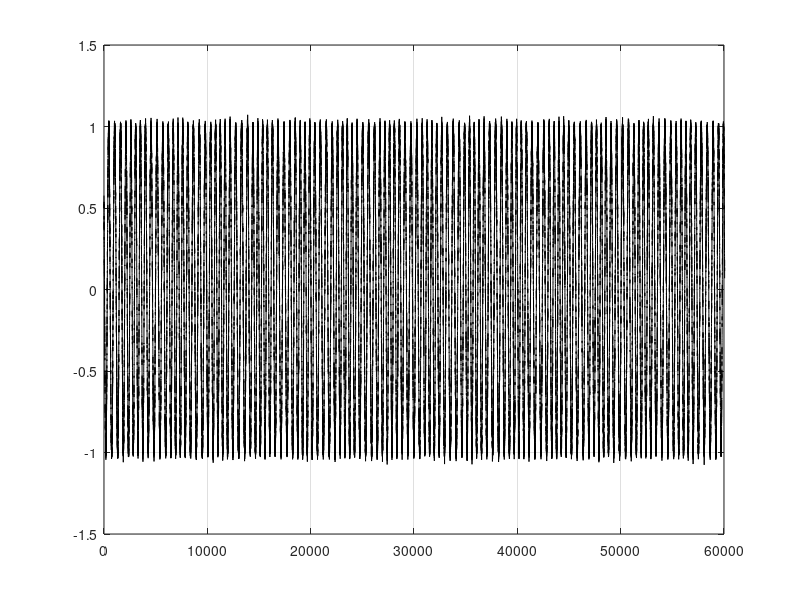
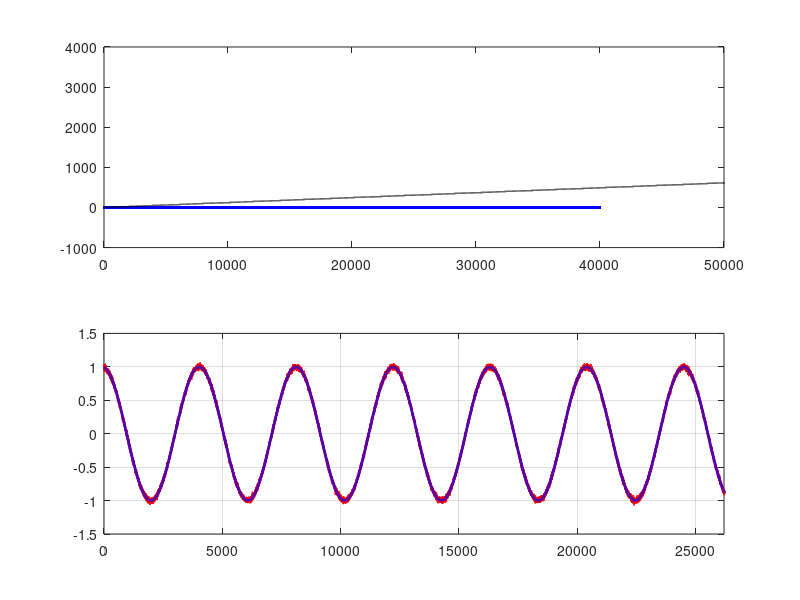
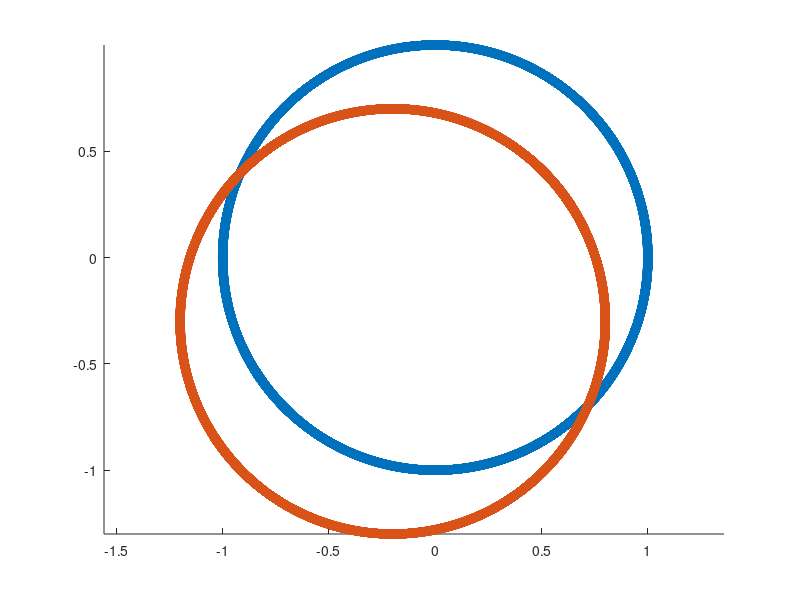

The MATLAB script that drew these images, in order:
%%
% flux ramp modulation的模拟
% 参考文献：The The Microwave SQUID Multiplexer_PHD_Thesis(Mates) 
%%
clear; clc;
phi_0 = 1e-15; % 超导量子磁通，典型值为 10^(-15)Wb
lamb = 1/3; % The The Microwave SQUID Multiplexer_PHD_Thesis, Ch2.1.2
Lc = 77.6e-12;% 77.6 pH, Ch2.1.3, fig.2.6
Mc = 1.65e-12;% 1.65 pH, Ch2.1.3, fig.2.6
Ls = 18.9e-12;% 18.9 pH, Ch2.1.3, fig.2.6

phi = linspace(-phi_0,phi_0,200);

L_phi = Lc-Mc^2/Ls*(lamb*cos(2*pi*phi/phi_0)./(1+lamb*cos(2*pi*phi/phi_0)));

%%
figure(1)
plot(phi,L_phi/1e-12,'k-')
ylim([77.5 77.7])
grid on
%%
clear;clc;
f_ramp= 5e3; % sawtooth ramp频率, Ch6.3.4
n_phi0 = 10; % Ch6.3.4
phi_i = pi/10;
f_RF = 1.024e9;% SQUID的RF信号
% f_RF = 1.024e6;% SQUID的RF信号
fs = 4.096e9;
% fs = 4.096e6;
N = 40000;
n = 0:N-1;

theta_i = cos(2*pi*n_phi0*f_ramp/fs*n + phi_i);
r_bias = 0.2+0.3i; % 引入信号的偏置项
r = exp(1i*(2*pi*f_RF/fs*n + theta_i))+r_bias; % SQUID的响应



%两种方法反求调制相位项的结果相同
LO1 = exp(-1i*2*pi*f_RF/fs*n);
r_mix = r.*LO1;
% theta_i_cal = atan2(imag(r_mix),real(r_mix)); % 通过混频消除f_RF引起的快速相位变化

theta_i_cal = unwrap(atan2(imag(r),real(r)))-2*pi*f_RF/fs*n;% 直接通过I,Q来求展开后的相位，然后扣除每一时刻的f_RF引起相位变化
theta_i_cal_unbiased = unwrap(atan2(imag(r-r_bias),real(r-r_bias)))-2*pi*f_RF/fs*n;% 直接通过I,Q来求展开后的相位，然后扣除每一时刻的f_RF引起相位变化

%%
figure(2)
subplot(2,1,1)
plot(n,theta_i,'k-','LineWidth',.5)
hold on
plot(n,theta_i_cal_unbiased,'b.')
xlim([0 50000])
subplot(2,1,2)
plot(n,theta_i_cal,'r-')
xlim([0 50000])
%%
figure(3) % 画相图
% scatter(real(r_mix),imag(r_mix))
scatter(real(r)-0.2,imag(r)-0.3,'b.')
hold on
scatter(real(r-r_bias)-0.2,imag(r-r_bias)-0.3,'r.')
axis equal
%%
N1 = 100; N2 = 1000; N3 = 10000;
n1 = 0:N1-1;
n2 = 0:N2-1;
n3 = 0:N3-1;
n4 = 0:N-1;

w_RF = 2*pi*n_phi0*f_ramp/fs;
phi_i1 = atan2(-sum(theta_i_cal_unbiased(n1+1).*sin(w_RF*n1)),sum(theta_i_cal_unbiased(n1+1).*cos(w_RF*n1)));
phi_i2 = atan2(-sum(theta_i_cal_unbiased(n2+1).*sin(w_RF*n2)),sum(theta_i_cal_unbiased(n2+1).*cos(w_RF*n2)));
phi_i3 = atan2(-sum(theta_i_cal_unbiased(n3+1).*sin(w_RF*n3)),sum(theta_i_cal_unbiased(n3+1).*cos(w_RF*n3)));
phi_i4 = atan2(-sum(theta_i_cal_unbiased(n4+1).*sin(w_RF*n4)),sum(theta_i_cal_unbiased(n4+1).*cos(w_RF*n4)));

%% 2021/10/27
%参数在ShenMengping的Excel文档基础上设定

clc;clear;
Nx=2^10;Ny=2^8;
N = Nx*Ny; % Buffer长度
n = 0:N-1;
fs=4.096e9; %采样率


f_RF = 2*fs/Nx; % 射频信号频率
f_ramp = 500e3; % sawtooth ramp频率, Becker 2019
n_phi0 = 2; % Becker 2019
fc = n_phi0*f_ramp; % 调制相位的变化频率

A = 1;
B = 1;

w_RF = 2*pi*f_RF/fs;
wc = 2*pi*fc/fs;

phi_i = pi/30; % 光子信号通过TES电路感应出来的相位
theta_i = B*cos(wc*n+phi_i); % 经过flux ramp调制的相位

% x = A*cos(w_RF*n + B*sin(wc*n));
s_IQ = A*exp(1i*(w_RF*n + theta_i));
SNR_dB = 30; % 信噪比 (dB)
SNR_mag = db2mag(SNR_dB);

Aeff = 2^0.5*A/2; % 正弦信号的有效值
noise1 = Aeff/SNR_mag * complex(randn(1,N),randn(1,N));
% noise1 = 0;
x_IQ = s_IQ + noise1;
x_IQ_real = real(x_IQ);

theta_i_x = unwrap(atan2(imag(x_IQ),real(x_IQ))); %根据实际信号x(带噪声)计算的总相位
theta_i_x_mod = unwrap(atan2(imag(x_IQ),real(x_IQ))) - w_RF*n; %根据实际信号x(带噪声)计算的调制相位
%%
figure(1)
plot(n,real(x_IQ),'k-')
xlim([0 60000])
ylim([-1.5*A 1.5*A])
grid on

figure(2)
subplot(2,1,1)
plot(n,theta_i_x,'k-','LineWidth',1)
subplot(2,1,2)
plot(n,theta_i_x_mod,'r-','LineWidth',1)
hold on
plot(n,theta_i,'b-','LineWidth',2)
xlim([0 length(n)/10])
grid on
%%
Nspr = fs/fc;
n1 = 0:Nspr-1;
phi_i_cal = atan(-sum(theta_i(1:Nspr).*sin(wc*n1))/sum(theta_i(1:Nspr).*cos(wc*n1)));
phi_i_x_cal = atan(-sum(theta_i_x_mod(1:Nspr).*sin(wc*n1))/sum(theta_i_x_mod(1:Nspr).*cos(wc*n1)));
r_error = abs(phi_i_x_cal - phi_i)/phi_i;
display(r_error)